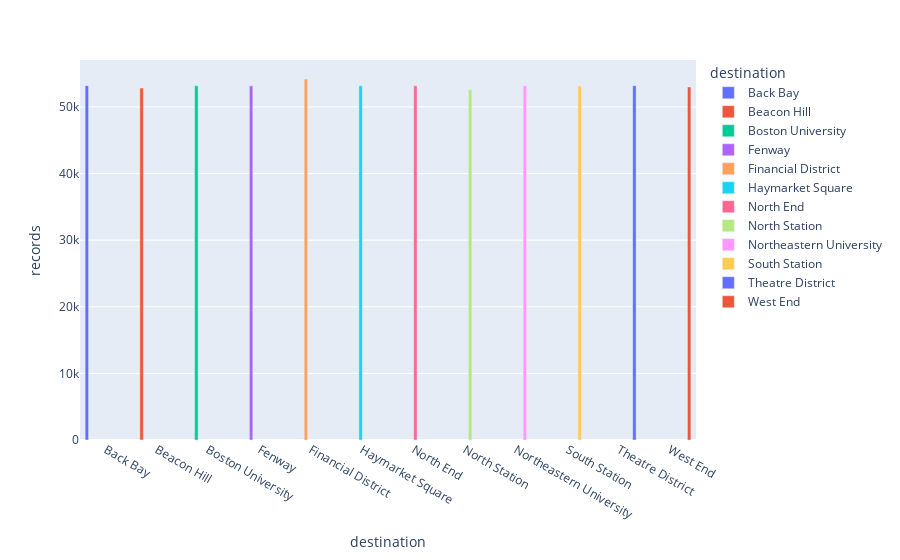

Here is the notebook cell this chart was saved with:
### Code cell
destination_grp = df.groupby('destination').size().reset_index(name="records")
px.bar(data_frame = destination_grp,x="destination",y="records",color="destination", barmode="group")

### Figure 1 — Plotly figure (JSON) as saved in the notebook; plotly's stock layout.template omitted (floating-point values rounded to 4 significant figures)
{"data": [{"alignmentgroup": "True", "hovertemplate": "destination=%{x}<br>records=%{y}<extra></extra>", "legendgroup": "Back Bay", "marker": {"color": "#636efa", "pattern": {"shape": ""}}, "name": "Back Bay", "offsetgroup": "Back Bay", "orientation": "v", "showlegend": true, "textposition": "auto", "type": "bar", "x": ["Back Bay"], "xaxis": "x", "y": [53190], "yaxis": "y"}, {"alignmentgroup": "True", "hovertemplate": "destination=%{x}<br>records=%{y}<extra></extra>", "legendgroup": "Beacon Hill", "marker": {"color": "#EF553B", "pattern": {"shape": ""}}, "name": "Beacon Hill", "offsetgroup": "Beacon Hill", "orientation": "v", "showlegend": true, "textposition": "auto", "type": "bar", "x": ["Beacon Hill"], "xaxis": "x", "y": [52840], "yaxis": "y"}, {"alignmentgroup": "True", "hovertemplate": "destination=%{x}<br>records=%{y}<extra></extra>", "legendgroup": "Boston University", "marker": {"color": "#00cc96", "pattern": {"shape": ""}}, "name": "Boston University", "offsetgroup": "Boston University", "orientation": "v", "showlegend": true, "textposition": "auto", "type": "bar", "x": ["Boston University"], "xaxis": "x", "y": [53171], "yaxis": "y"}, {"alignmentgroup": "True", "hovertemplate": "destination=%{x}<br>records=%{y}<extra></extra>", "legendgroup": "Fenway", "marker": {"color": "#ab63fa", "pattern": {"shape": ""}}, "name": "Fenway", "offsetgroup": "Fenway", "orientation": "v", "showlegend": true, "textposition": "auto", "type": "bar", "x": ["Fenway"], "xaxis": "x", "y": [53166], "yaxis": "y"}, {"alignmentgroup": "True", "hovertemplate": "destination=%{x}<br>records=%{y}<extra></extra>", "legendgroup": "Financial District", "marker": {"color": "#FFA15A", "pattern": {"shape": ""}}, "name": "Financial District", "offsetgroup": "Financial District", "orientation": "v", "showlegend": true, "textposition": "auto", "type": "bar", "x": ["Financial District"], "xaxis": "x", "y": [54192], "yaxis": "y"}, {"alignmentgroup": "True", "hovertemplate": "destination=%{x}<br>records=%{y}<extra></extra>", "legendgroup": "Haymarket Square", "marker": {"color": "#19d3f3", "pattern": {"shape": ""}}, "name": "Haymarket Square", "offsetgroup": "Haymarket Square", "orientation": "v", "showlegend": true, "textposition": "auto", "type": "bar", "x": ["Haymarket Square"], "xaxis": "x", "y": [53171], "yaxis": "y"}, {"alignmentgroup": "True", "hovertemplate": "destination=%{x}<br>records=%{y}<extra></extra>", "legendgroup": "North End", "marker": {"color": "#FF6692", "pattern": {"shape": ""}}, "name": "North End", "offsetgroup": "North End", "orientation": "v", "showlegend": true, "textposition": "auto", "type": "bar", "x": ["North End"], "xaxis": "x", "y": [53164], "yaxis": "y"}, {"alignmentgroup": "True", "hovertemplate": "destination=%{x}<br>records=%{y}<extra></extra>", "legendgroup": "North Station", "marker": {"color": "#B6E880", "pattern": {"shape": ""}}, "name": "North Station", "offsetgroup": "North Station", "orientation": "v", "showlegend": true, "textposition": "auto", "type": "bar", "x": ["North Station"], "xaxis": "x", "y": [52577], "yaxis": "y"}, {"alignmentgroup": "True", "hovertemplate": "destination=%{x}<br>records=%{y}<extra></extra>", "legendgroup": "Northeastern University", "marker": {"color": "#FF97FF", "pattern": {"shape": ""}}, "name": "Northeastern University", "offsetgroup": "Northeastern University", "orientation": "v", "showlegend": true, "textposition": "auto", "type": "bar", "x": ["Northeastern University"], "xaxis": "x", "y": [53165], "yaxis": "y"}, {"alignmentgroup": "True", "hovertemplate": "destination=%{x}<br>records=%{y}<extra></extra>", "legendgroup": "South Station", "marker": {"color": "#FECB52", "pattern": {"shape": ""}}, "name": "South Station", "offsetgroup": "South Station", "orientation": "v", "showlegend": true, "textposition": "auto", "type": "bar", "x": ["South Station"], "xaxis": "x", "y": [53159], "yaxis": "y"}, {"alignmentgroup": "True", "hovertemplate": "destination=%{x}<br>records=%{y}<extra></extra>", "legendgroup": "Theatre District", "marker": {"color": "#636efa", "pattern": {"shape": ""}}, "name": "Theatre District", "offsetgroup": "Theatre District", "orientation": "v", "showlegend": true, "textposition": "auto", "type": "bar", "x": ["Theatre District"], "xaxis": "x", "y": [53189], "yaxis": "y"}, {"alignmentgroup": "True", "hovertemplate": "destination=%{x}<br>records=%{y}<extra></extra>", "legendgroup": "West End", "marker": {"color": "#EF553B", "pattern": {"shape": ""}}, "name": "West End", "offsetgroup": "West End", "orientation": "v", "showlegend": true, "textposition": "auto", "type": "bar", "x": ["West End"], "xaxis": "x", "y": [52992], "yaxis": "y"}], "layout": {"barmode": "group", "legend": {"title": {"text": "destination"}, "tracegroupgap": 0}, "margin": {"t": 60}, "xaxis": {"anchor": "y", "categoryarray": ["Back Bay", "Beacon Hill", "Boston University", "Fenway", "Financial District", "Haymarket Square", "North End", "North Station", "Northeastern University", "South Station", "Theatre District", "West End"], "categoryorder": "array", "domain": [0, 1], "title": {"text": "destination"}}, "yaxis": {"anchor": "x", "domain": [0, 1], "title": {"text": "records"}}}}
